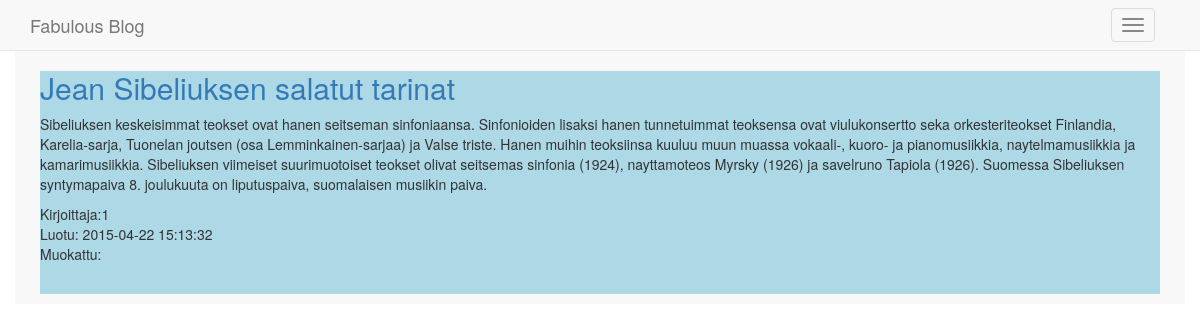
The page /index.php?page=showPost&post=2 on the database its author committed.
### tables this page shows
CREATE TABLE IF NOT EXISTS `Postaus` (
  `idPostaus` INT NOT NULL AUTO_INCREMENT,
  `otsikko` VARCHAR(45) NULL,
  `sisalto` LONGTEXT NULL,
  `idKayttaja` INT NULL,
  `luontiAika` DATETIME NOT NULL,
  `muokattu` DATETIME NULL,
  PRIMARY KEY (`idPostaus`),
  INDEX `fk_Merkinta_Kayttaja_idx` (`idKayttaja` ASC),
  CONSTRAINT `fk_Merkinta_Kayttaja`
    FOREIGN KEY (`idKayttaja`)
    REFERENCES `Kayttaja` (`idKayttaja`)
    ON DELETE SET NULL
    ON UPDATE NO ACTION);

### Tietokanta.class.php (called while the page is built, shortened)
<?php
class Tietokanta {
	private $db;
    function __construct() {
		try {
			$this->db = new PDO('mysql:host=mysql.labranet.jamk.fi;dbname='. DB_NAME .';charset=utf8', USER_NAME, PASSWORD);
			$this->db->setAttribute(PDO::ATTR_ERRMODE, PDO::ERRMODE_EXCEPTION);
			$this->db->setAttribute(PDO::ATTR_EMULATE_PREPARES, false);
		} catch(PDOException $ex) {
			echo "ErrMsg to enduser!<hr>\n";
			echo "CatchErrMsg: " . $ex->getMessage() . "<hr>\n";
		}
	}
	public function showPost($id) {
		$stmt = $this->db->query("SELECT * FROM Postaus WHERE idPostaus = ?;");
		$stmt->execute(array($id));
		return $stmt->fetch(PDO::FETCH_ASSOC);
	}
}?>

### showPost.php (the view, shortened to what this page needs)
<div class="container">
	<?php
		$rivi = $dbTouch->showPost($_GET['post']);
		echo "<div class='content'>";
		echo "<a href='index.php?page=showPost&post={$rivi['idPostaus']}'>{$rivi['otsikko']}</a>";
		echo "{$rivi['sisalto']}  Kirjoittaja:{$rivi['idKayttaja']} <br> Luotu: {$rivi['luontiAika']}<br> Muokattu: {$rivi['muokattu']}";
		echo "</div>";
	?>
</div>

### style.css (style rules this page uses)
html { height: 100%; width: 100%; }
body { padding-top: 51px; padding-bottom: 30px; height: 100%; width: 100%; background-color: white; -webkit-background-size: cover; -moz-background-size: cover; -o-background-size: cover; background-size: cover; }
.container { background-color: #F8F8F8; }
.content { background-color: lightblue; margin: 10px; list-style-type:none; padding-bottom:30px; }

### rows shown on the page
postaus: otsikko "Jean Sibeliuksen salatut tarinat", sisalto "Sibeliuksen keskeisimmat teokset ovat hanen seitseman sinfoniaansa. Sinfonioiden lisaksi hanen tunnetuimmat teoksensa ovat viulukonsertto seka orkesteriteokset Finlandia, Karelia-sarja, Tuonelan joutsen (osa Lemminkainen-sarjaa) ja Valse triste. Hanen muihin teoksiinsa kuuluu muun muassa vokaali-, kuoro- ja pianomusiikkia, naytelmamusiikkia ja kamarimusiikkia. Sibeliuksen viimeiset suurimuotoiset teokset olivat seitsemas sinfonia (1924), nayttamoteos Myrsky (1926) ja savelruno Tapiola (1926). Suomessa Sibeliuksen syntymapaiva 8. joulukuuta on liputuspaiva, suomalaisen musiikin paiva.", idKayttaja "1", luontiAika "2015-04-22 15:13:32"
